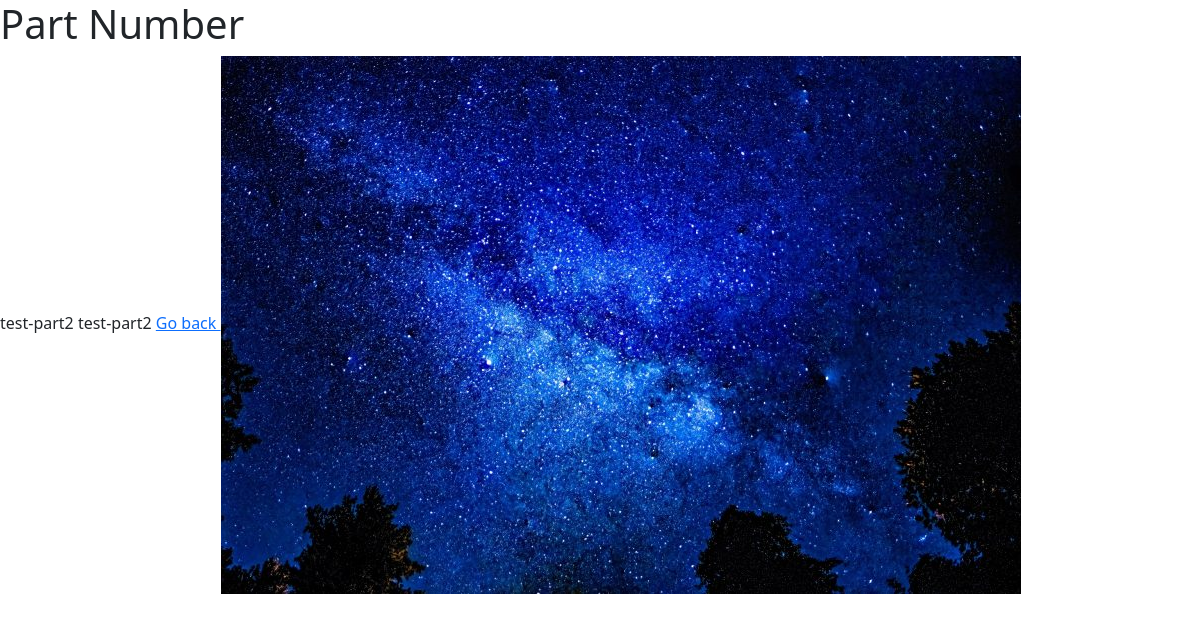
The app's page /parts/test-part2/ with its own data.
### catalog/models.py (models this page shows, shortened)
class Part(models.Model):
    partnumber = models.CharField('unique carpart number',primary_key=True,max_length=20,help_text='unique carpart number')
    description=  models.CharField(max_length=200)
    supplier = models.ForeignKey('Supplier', on_delete=models.SET_DEFAULT,default=1)
    archived =models.BooleanField(null=True)
    status =  models.CharField(max_length=200,null=True)
    image= models.ImageField(null=True,upload_to="images",default="images/default.jpg")
    specification = models.FileField(null=True,upload_to="documents")
    price = models.IntegerField(null=True)
    parts= PartsManager()   # custom model manager
    objects = models.Manager()
    def __str__(self):
        return self.partnumber
    class Meta:
        ordering = ["partnumber"]
        verbose_name_plural = "parts"

### catalog/views.py (the view)
# urls.py: path('parts/<str:pk>/',views.DetailPartView.as_view(), name='detailpart'),
class DetailPartView(DetailView):
    model = Part
    template_name = 'catalog/DetailView.html'
    context_object_name ='partnumber'

### templates/catalog/DetailView.html (shortened to what this page needs)
{% extends "../base.html" %}
{% load static %}
{% block content %}
<h1> Part Number</h1>
{{object}}
{{partnumber}}
<a href="{% url 'catalog:allparts' %}" >Go back </a>
<img src="{{partnumber.image.url}}" >
{% endblock %}

### records on screen
Part: partnumber "test-part2", image (picture)
